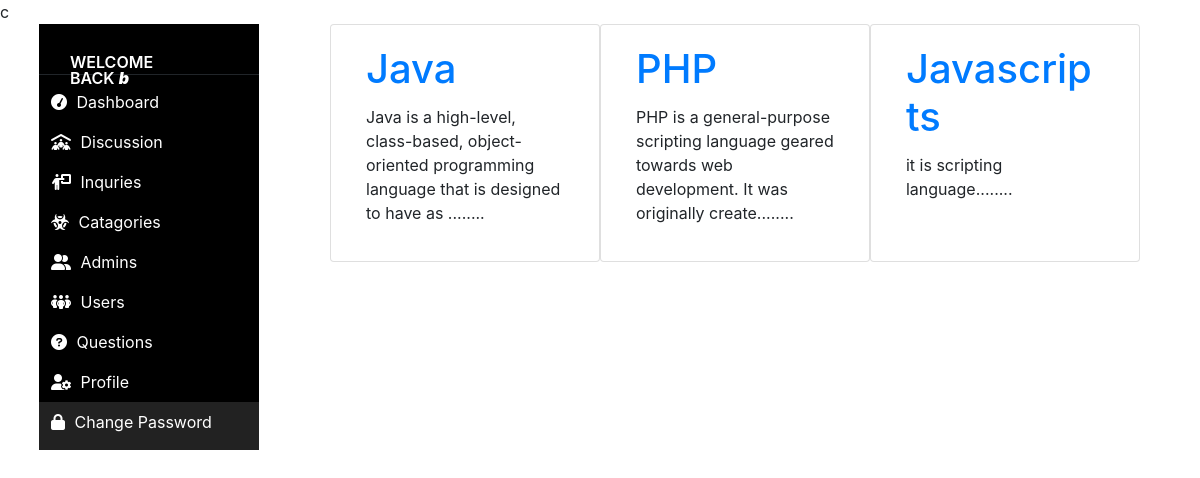
The app's page /admin/index.php (signed in) with its own data.
### tables this page shows
CREATE TABLE `categories` (
  `categories_id` int(11) NOT NULL,
  `categories_name` text NOT NULL,
  `categories_details` text NOT NULL,
  `status` tinyint(1) NOT NULL DEFAULT 1,
  `date_time` datetime NOT NULL DEFAULT current_timestamp()
);

### admin/index.php (the view, shortened to what this page needs)
<?php
    if(!isset($_SESSION['admin']) || $_SESSION['admin'] == false){
    session_unset();
    session_destroy();
    include('welcome.php');
   }
   else if  (isset($_SESSION['admin']) && $_SESSION['admin'] == true){
?>
<!doctype html>
<html lang="en">
<head>
</head>
<link rel="stylesheet" href="https://stackpath.bootstrapcdn.com/bootstrap/4.3.1/css/bootstrap.min.css"
>
</head>
<body>
    <div class="col-12">
        <div class="row">
            <div class="col-2">
                <?php
            include('includes/sidebar.php');
            ?>
            </div>
            <div class="col-9 offset-1">
                <div class="container ">
                    <div class="row col-12">
                        <?php
            $sql = "SELECT * FROM `categories`";
            $result = mysqli_query($conn , $sql);
        while ($row = mysqli_fetch_assoc($result)) {
          $cat_name = $row['categories_name'];
          $cat_id = $row['categories_id'];
          $cat_details = $row['categories_details'];
          echo"
             <div class='card col-4 mb-3 ' style='width: 18rem;'>
            <div class='card-body'>
            <a href='threadlist.php?catid=".$cat_id."' ><h1 class='card-title'> $cat_name  </h1></a>
              <p class='card-text'> ".substr($cat_details,0,100) ."........  </p>
              <a href='threadlist.php?catid=".$cat_id."' '></a>
            </div>
          </div>
          ";}
        ?>
                    </div>
                </div>
            </div>
        </div>
    </div>
    <?php
    }
  ?>
</body>
</html>

### records on screen
categories: categories_name "Java", categories_details "Java is a high-level, class-based, object-oriented programming language that is designed to have as"
categories: categories_name "PHP", categories_details "PHP is a general-purpose scripting language geared towards web development. It was originally create"
categories: categories_name "Javascripts", categories_details "it is scripting language"

### other values on screen
$user_name "b"
